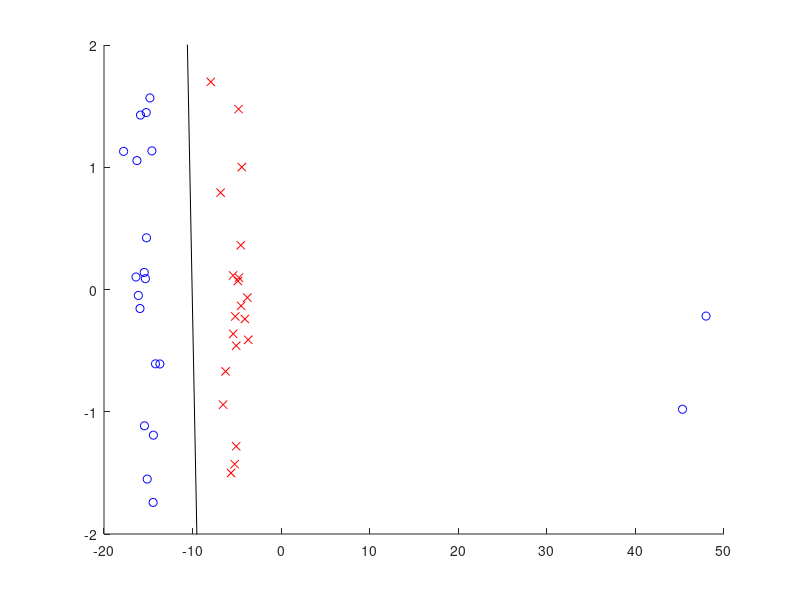

This chart was generated by the following MATLAB code:
clc,clear,close all;
%对参数线性模型进行Ramp损失最小化学习
n=40;x=[randn(1,n/2)-15 randn(1,n/2)-5; randn(1,n)]';
y=[ones(n/2,1); -ones(n/2,1)];
x(1:2,1)=x(1:2,1)+60;x(:,3)=1;

l=0.01; e=0.01; t0=zeros(3,1);
for o=1:1000
    m=(x*t0).*y;
    v=m+min(1,max(0,1-m));
    a=abs(v-m);
    w=ones(size(y));
    w(a>e)=e./a(a>e);
    t=(x'*(repmat(w,1,3).*x)+l*eye(3))\(x'*(w.*v.*y));
    if norm(t-t0)<0.001,break,end
    t0=t;
end
figure(1);clf;hold on;z=[-20 50];axis([z -2 2]);
plot(x(y==1,1),x(y==1,2),'bo');
plot(x(y==-1,1),x(y==-1,2),'rx');
plot(z,-(t(3)+z*t(1))/t(2),'k-');
